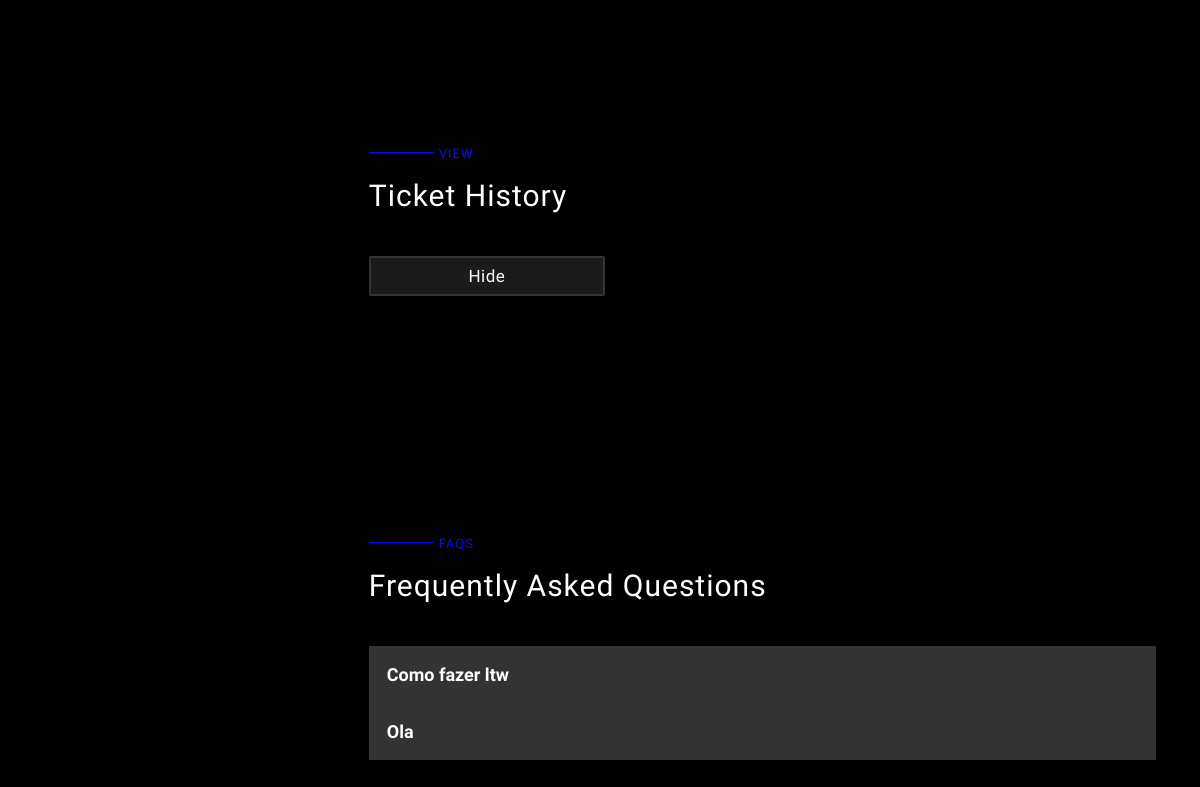
Before: /Boot/main_page.php (signed in, lower part) with the older database file.
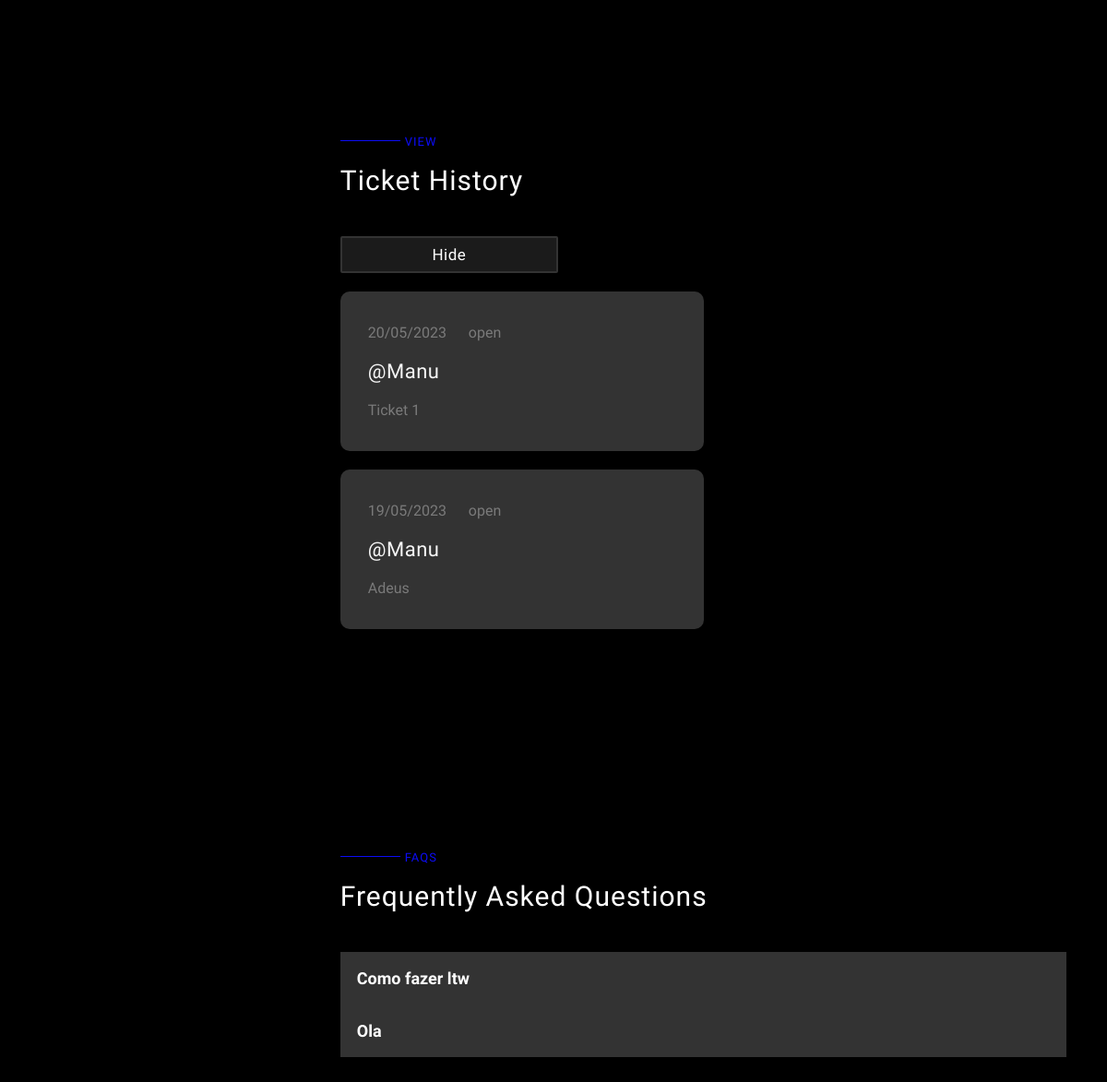
After: the same page with the newer database file.
### tables this page shows
CREATE TABLE faqs(
  question VARCHAR PRIMARY KEY,
  answer VARCHAR
);

CREATE TABLE tickets(
  ID INTEGER PRIMARY KEY AUTOINCREMENT,
  date VARCHAR,
  clientID VARCHAR REFERENCES users (id),
  assignedAgentID VARCHAR REFERENCES agents (agentID),
  title VARCHAR,
  departmentName VARCHAR REFERENCES departments (departmentName),
  status VARCHAR,
  priority VARCHAR,
  notification VARCHAR
);

### database/user.php (called while the page is built, shortened)
<?php
  function isAdmin($id){
    global $db;
    try {
      $stmt = $db->prepare('SELECT * FROM admins WHERE adminID = ?');
      $stmt->execute(array($id));
      return($stmt->fetch());
    } catch(PDOException $e) {
      return -1;
    }
  }
  function isAgent($id){
    global $db;
    try {
      $stmt = $db->prepare('SELECT * FROM agents WHERE agentID = ?');
      $stmt->execute(array($id));
      return($stmt->fetch());
    } catch(PDOException $e) {
      return -1;
    }
  }
?>

### database/faqs.php (called while the page is built, shortened)
<?php
function get_faqs(){
    global $db;
    try{
        $stmt = $db->prepare("SELECT * FROM faqs");
        $stmt->execute();
        return $stmt;
    }catch (PDOException $e){
        return null;
    }
}
?>

### database/tickets.php (called while the page is built, shortened)
<?php
    function getTickets($id) {
		global $db;
		try {
			$stmt = $db->prepare('SELECT * FROM tickets WHERE clientID = ? ORDER BY ID desc');
			$stmt->execute(array($id));
			return $stmt->fetchAll();
		}catch(PDOExecption $e) {
			return null;
		}
	}
?>

### Submition/get_ticket.php (the view, shortened to what this page needs)
<?php
include_once("../database/startup.php");
include_once("../database/tickets.php");
$ticket_info = '';
$ticket_info_unotified = '';
$ticket_info_assigned_unotified = '';
$tickets = getTickets($_SESSION['id']);
$ticket_count = get_client_tickets_number($_SESSION['id']);
$button = '<a href = "../Main/message.php?ticket_id=\'.$tickets[$i][\'ID\'].\'">Respond</a>';
for($i = 0; $i < $ticket_count[0]['res']; $i++){
    if($tickets[$i]['status'] == "assigned"){
        $button = '<a href = "../Main/message.php?ticket_id='.$tickets[$i]['ID'].'">Respond</a>';
    }
    else $button = '';
    if($tickets[$i]['notification'] == "client"){
        $ticket_info .='<div class = "ticket-box">
                            <div class = "ticket_basic_info">
                                <a class = "notified"></a>
                                <a class = "date">'. $tickets[$i]['date'] .'</a>
                                <a class = "status">'. $tickets[$i]['status'].'</a>
                                <a class = "department">'. $tickets[$i]['departmentName'].'</a>
                            </div>
                            <h2>@'. $_SESSION['username'] .'</h2>
                            <p class = "ticket-problem">'. $tickets[$i]['title'] .'</p>
                            '.$button.'
                        </div>
                        ';
    }
    else{
        if($button == ''){
            $ticket_info_unotified .='<div class = "ticket-box">
                                        <div class = "ticket_basic_info">
                                            <a class = "date">'. $tickets[$i]['date'] .'</a>
                                            <a class = "status">'. $tickets[$i]['status'].'</a>
                                            <a class = "department">'. $tickets[$i]['departmentName'].'</a>
                                            <a class = "unotified"></a>
                                        </div>
                                        <h2>@'. $_SESSION['username'] .'</h2>
                                        <p class = "ticket-problem">'. $tickets[$i]['title'] .'</p>
                                        '.$button.'
                                    </div>
                                    ';
        }
    }
}
$ticket_info .= $ticket_info_assigned_unotified;
$ticket_info .= $ticket_info_unotified;
echo $ticket_info;
?>

### Boot/main_page.php (shortened to what this page needs)
<?php
include_once("../database/startup.php");
include_once("../database/user.php");
if(isset($_SESSION['id'])){
    if(isAdmin($_SESSION['id'])){
        $_SESSION['role'] = "Admin";
        include_once("../Main/mainpage_admin.php");
    }
    else if(isAgent($_SESSION['id'])){
        $_SESSION['role'] = "Agent";
        include_once("../Main/mainpage_agent.php");
    }
    else{
        include_once("../Main/mainpage.php");
    }
}
?>

### Main/mainpage.php (shortened to what this page needs)
<?php
include_once("../database/startup.php");
include_once("../database/user.php");
?>
<!DOCTYPE html>
<html lang="en">
<head>
    <link rel="stylesheet" href = "../css/mainpage.css">
</head>
<body>
    <main>
        <section id = "send" class = "padding">
        </section>
        <section id = "view" class = "padding">
            <p class = "sub_title">view</p>
            <h2 class = "title">Ticket History</h2>
            <input id = show_tickets type = "submit" value = "Hide">
            <div class = "ticket_history">
                <?php include_once("../Submition/get_ticket.php"); ?>
            </div>
        </section>
        <section id = "FAQs" class = "padding">
        <p class = "sub_title"> FAQs </p>
        <h2 class ="title"> Frequently asked questions </h2>
            <?php
                include_once("../Submition/get_faqs.php");
            ?>
        </section>
    </main>
</body>
</html>

### Submition/get_faqs.php
<?php
include_once("../database/startup.php");
include_once("../database/faqs.php");
$faqs_db=get_faqs();
$html_elem= '';
if($_SESSION['role']=='Agent' || $_SESSION['role']=='Admin'){
    while($row = $faqs_db->fetch()){
        $html_elem .= '<button type = "button" class = "collapsible">' . $row['question'] .'<i class="material-icons" style="fontsize-48px;">delete</i>'. '</button>'.
                        '<div class = "faqContent">'.'<p>'.$row['answer'].'</p>'.'</div>
                        ';
    }
}
else if($_SESSION['role']=='Client'){
    while($row = $faqs_db->fetch()){
        $html_elem .= '<button type = "button" class = "collapsible">' . $row['question'] . '</button>'.
                        '<div class = "faqContent">'.'<p>'.$row['answer'].'</p>'.'</div>
                        ';
    }
}
echo $html_elem;
?>

### css/mainpage.css (style rules this page uses)
* { margin: 0; padding: 0; box-sizing: border-box; font-family: 'Raleway', sans-serif; text-decoration: none; scroll-behavior: smooth; }
:root { --main_color: rgb(12, 12, 246); --body_bg_color: black; --box_bg_color: #333333; --heading_color: white; --text_color: rgba(255, 255, 255, 0.35); --border: 2px solid var(--main_color); --box_shadow: 0 0 20px #9B51E05F; }
body { background: var(--body_bg_color); color: var(--text_color); }
h1, h2, h3 { color: var(--heading_color); }
.padding { padding: 120px 5%; }
main { margin-left:325px; transition: 0.3s; }
.sub_title { color: var(--main_color); font-size: 13px; letter-spacing: 1px; text-transform: uppercase; font-weight: 300; position: relative; padding-left: 70px; margin-bottom: 20px; }
.sub_title::before { content: ''; position: absolute; left: 0; top: 40%; width: 65px; height: 1px; background-color: var(--main_color); }
.title { font-size: 30px; font-weight: 500; line-height: 30px; letter-spacing: 1px; margin-bottom: 45px; text-transform: capitalize; }
#send { width: 100%; position: relative; z-index: 1; padding-bottom: 0; height: 100vh; }
#send .ticket_container form .ticket_control input, textarea, .department_selector, #show_tickets, #show_assigned_tickets,#search_ticket_button, #browse form .ticket_control input, #promote .ticket_control input, #AgentDepartments .ticket_control input { width: 100%; padding: 8px 15px; outline: none; border: 2px solid var(--box_bg_color); border-radius: 2px; color: white; font-size: 17px; font-weight: 300; letter-spacing: 0.5px; background-color: #33333388; resize: none; transition: 0.3s; }
#view .ticket_history .ticket-box, #browse .ticket_history .ticket-box { background-color: var(--box_bg_color); border-radius: 10px; padding: 35px 30px; width: 50%; margin-top: 20px; }
#view .ticket_history .ticket-box h2, #browse .ticket_history .ticket-box h2 { font-size: 22px; font-weight: 400; letter-spacing: 0.5px; color: whitesmoke; margin-right: 120px; margin-top: 20px; margin-bottom: 20px; }
#show_tickets, #show_assigned_tickets, #browse form div, #promote form div, #add form div, #AgentDepartments form div { width: 30%; }
.status, .department, .priority, .date, .notified { padding-right: 20px; }
.collapsible { background-color: var(--box_bg_color); color: white; cursor: pointer; padding: 18px; width: 100%; border: none; text-align: left; outline: none; font-size: 18px; font-weight: bold; transition: background-color 0.3s; }

Changed rows visible on the page:
added tickets: date "20/05/2023", status "open", title "Ticket 1"
added tickets: date "19/05/2023", status "open", title "Adeus"
Other visible differences:
$_SESSION['username']: (not shown) → "Manu Manu"
